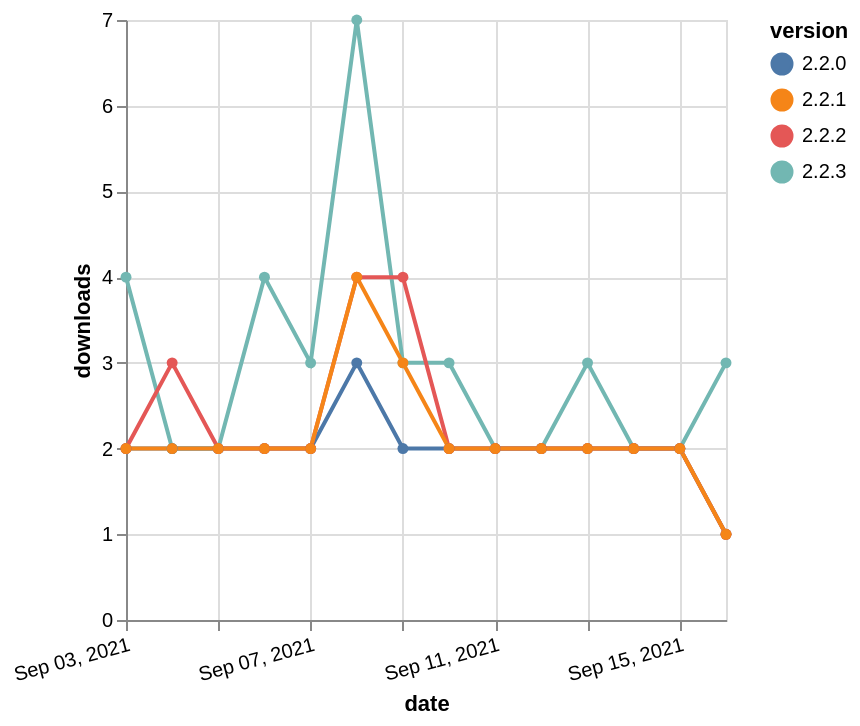

Describe this chart as a Vega-Lite specification.
### Vega-Lite specification from a JSON file in a GitHub repository (floating-point values rounded to 4 significant figures)
{"$schema": "https://vega.github.io/schema/vega-lite/v5.json", "description": "A simple bar chart with embedded data.", "data": {"values": [{"date": "2021-09-03", "total": 228, "delta": 4, "version": "2.2.3"}, {"date": "2021-09-04", "total": 230, "delta": 2, "version": "2.2.3"}, {"date": "2021-09-05", "total": 232, "delta": 2, "version": "2.2.3"}, {"date": "2021-09-06", "total": 236, "delta": 4, "version": "2.2.3"}, {"date": "2021-09-07", "total": 239, "delta": 3, "version": "2.2.3"}, {"date": "2021-09-08", "total": 246, "delta": 7, "version": "2.2.3"}, {"date": "2021-09-09", "total": 249, "delta": 3, "version": "2.2.3"}, {"date": "2021-09-10", "total": 252, "delta": 3, "version": "2.2.3"}, {"date": "2021-09-11", "total": 254, "delta": 2, "version": "2.2.3"}, {"date": "2021-09-12", "total": 256, "delta": 2, "version": "2.2.3"}, {"date": "2021-09-13", "total": 259, "delta": 3, "version": "2.2.3"}, {"date": "2021-09-14", "total": 261, "delta": 2, "version": "2.2.3"}, {"date": "2021-09-15", "total": 263, "delta": 2, "version": "2.2.3"}, {"date": "2021-09-16", "total": 266, "delta": 3, "version": "2.2.3"}, {"date": "2021-09-03", "total": 1537, "delta": 2, "version": "2.2.0"}, {"date": "2021-09-04", "total": 1539, "delta": 2, "version": "2.2.0"}, {"date": "2021-09-05", "total": 1541, "delta": 2, "version": "2.2.0"}, {"date": "2021-09-06", "total": 1543, "delta": 2, "version": "2.2.0"}, {"date": "2021-09-07", "total": 1545, "delta": 2, "version": "2.2.0"}, {"date": "2021-09-08", "total": 1548, "delta": 3, "version": "2.2.0"}, {"date": "2021-09-09", "total": 1550, "delta": 2, "version": "2.2.0"}, {"date": "2021-09-10", "total": 1552, "delta": 2, "version": "2.2.0"}, {"date": "2021-09-11", "total": 1554, "delta": 2, "version": "2.2.0"}, {"date": "2021-09-12", "total": 1556, "delta": 2, "version": "2.2.0"}, {"date": "2021-09-13", "total": 1558, "delta": 2, "version": "2.2.0"}, {"date": "2021-09-14", "total": 1560, "delta": 2, "version": "2.2.0"}, {"date": "2021-09-15", "total": 1562, "delta": 2, "version": "2.2.0"}, {"date": "2021-09-16", "total": 1563, "delta": 1, "version": "2.2.0"}, {"date": "2021-09-03", "total": 1101, "delta": 2, "version": "2.2.2"}, {"date": "2021-09-04", "total": 1104, "delta": 3, "version": "2.2.2"}, {"date": "2021-09-05", "total": 1106, "delta": 2, "version": "2.2.2"}, {"date": "2021-09-06", "total": 1108, "delta": 2, "version": "2.2.2"}, {"date": "2021-09-07", "total": 1110, "delta": 2, "version": "2.2.2"}, {"date": "2021-09-08", "total": 1114, "delta": 4, "version": "2.2.2"}, {"date": "2021-09-09", "total": 1118, "delta": 4, "version": "2.2.2"}, {"date": "2021-09-10", "total": 1120, "delta": 2, "version": "2.2.2"}, {"date": "2021-09-11", "total": 1122, "delta": 2, "version": "2.2.2"}, {"date": "2021-09-12", "total": 1124, "delta": 2, "version": "2.2.2"}, {"date": "2021-09-13", "total": 1126, "delta": 2, "version": "2.2.2"}, {"date": "2021-09-14", "total": 1128, "delta": 2, "version": "2.2.2"}, {"date": "2021-09-15", "total": 1130, "delta": 2, "version": "2.2.2"}, {"date": "2021-09-16", "total": 1131, "delta": 1, "version": "2.2.2"}, {"date": "2021-09-03", "total": 1543, "delta": 2, "version": "2.2.1"}, {"date": "2021-09-04", "total": 1545, "delta": 2, "version": "2.2.1"}, {"date": "2021-09-05", "total": 1547, "delta": 2, "version": "2.2.1"}, {"date": "2021-09-06", "total": 1549, "delta": 2, "version": "2.2.1"}, {"date": "2021-09-07", "total": 1551, "delta": 2, "version": "2.2.1"}, {"date": "2021-09-08", "total": 1555, "delta": 4, "version": "2.2.1"}, {"date": "2021-09-09", "total": 1558, "delta": 3, "version": "2.2.1"}, {"date": "2021-09-10", "total": 1560, "delta": 2, "version": "2.2.1"}, {"date": "2021-09-11", "total": 1562, "delta": 2, "version": "2.2.1"}, {"date": "2021-09-12", "total": 1564, "delta": 2, "version": "2.2.1"}, {"date": "2021-09-13", "total": 1566, "delta": 2, "version": "2.2.1"}, {"date": "2021-09-14", "total": 1568, "delta": 2, "version": "2.2.1"}, {"date": "2021-09-15", "total": 1570, "delta": 2, "version": "2.2.1"}, {"date": "2021-09-16", "total": 1571, "delta": 1, "version": "2.2.1"}]}, "width": "container", "mark": {"type": "line", "point": {"filled": true}}, "encoding": {"x": {"field": "date", "type": "temporal", "timeUnit": "yearmonthdate", "title": "date", "axis": {"labelAngle": -15}}, "y": {"field": "delta", "type": "quantitative", "title": "downloads"}, "color": {"field": "version", "type": "nominal"}, "tooltip": {"field": "delta"}}}
